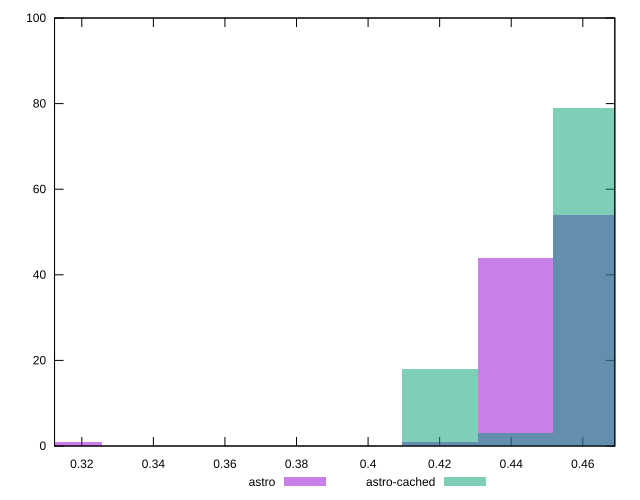

Here is the gnuplot script that generated this plot:
reset

$astro <<EOF
0.3150677093782333 1
0.46209930708807556 54
0.44109479312952665 44
0.42009027917097774 1
EOF

$astroCached <<EOF
0.46209930708807556 79
0.42009027917097774 18
0.44109479312952665 3
EOF

set key outside below
set boxwidth 0.02100451395854889
set xrange [0.31237744144749463:0.4689516016381175]
set yrange [0:100]
set trange [0:100]
set style fill transparent solid 0.5 noborder
set terminal svg size 640, 500 enhanced background rgb 'white'
set output "reports/report_00033_2021-03-01T14-23-16.841Z/meta/pScore/comparison/histogram/0_vs_1.svg"

plot $astro title "astro" with boxes, \
     $astroCached title "astro-cached" with boxes

reset
